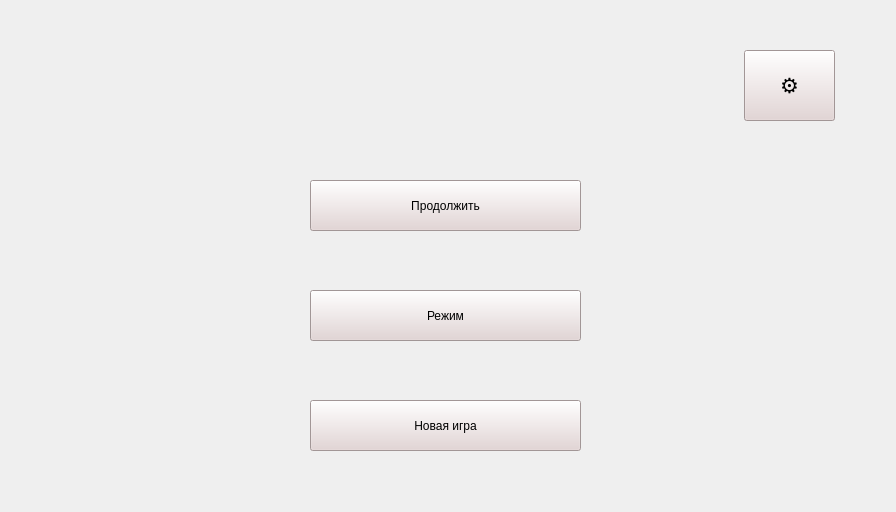
<?xml version="1.0" encoding="UTF-8"?>
<ui version="4.0">
 <class>Form</class>
 <widget class="QWidget" name="Form">
  <property name="geometry">
   <rect>
    <x>0</x>
    <y>0</y>
    <width>896</width>
    <height>512</height>
   </rect>
  </property>
  <property name="windowTitle">
   <string>Form</string>
  </property>
  <widget class="QLabel" name="label">
   <property name="geometry">
    <rect>
     <x>-4</x>
     <y>3</y>
     <width>901</width>
     <height>501</height>
    </rect>
   </property>
   <property name="text">
    <string/>
   </property>
  </widget>
  <widget class="QPushButton" name="pushButton">
   <property name="geometry">
    <rect>
     <x>310</x>
     <y>180</y>
     <width>271</width>
     <height>51</height>
    </rect>
   </property>
   <property name="styleSheet">
    <string notr="true">background-color: rgb(227, 210, 210);</string>
   </property>
   <property name="text">
    <string>Продолжить</string>
   </property>
  </widget>
  <widget class="QPushButton" name="pushButton_2">
   <property name="geometry">
    <rect>
     <x>310</x>
     <y>400</y>
     <width>271</width>
     <height>51</height>
    </rect>
   </property>
   <property name="styleSheet">
    <string notr="true">background-color: rgb(227, 210, 210);</string>
   </property>
   <property name="text">
    <string>Новая игра</string>
   </property>
  </widget>
  <widget class="QPushButton" name="pushButton_3">
   <property name="geometry">
    <rect>
     <x>310</x>
     <y>290</y>
     <width>271</width>
     <height>51</height>
    </rect>
   </property>
   <property name="styleSheet">
    <string notr="true">background-color: rgb(226, 210, 210);</string>
   </property>
   <property name="text">
    <string>Режим</string>
   </property>
  </widget>
  <widget class="QPushButton" name="pushButton_4">
   <property name="geometry">
    <rect>
     <x>744</x>
     <y>50</y>
     <width>91</width>
     <height>71</height>
    </rect>
   </property>
   <property name="font">
    <font>
     <pointsize>16</pointsize>
    </font>
   </property>
   <property name="styleSheet">
    <string notr="true">background-color: rgb(227, 210, 210);</string>
   </property>
   <property name="text">
    <string>⚙️</string>
   </property>
  </widget>
 </widget>
 <resources/>
 <connections/>
</ui>
